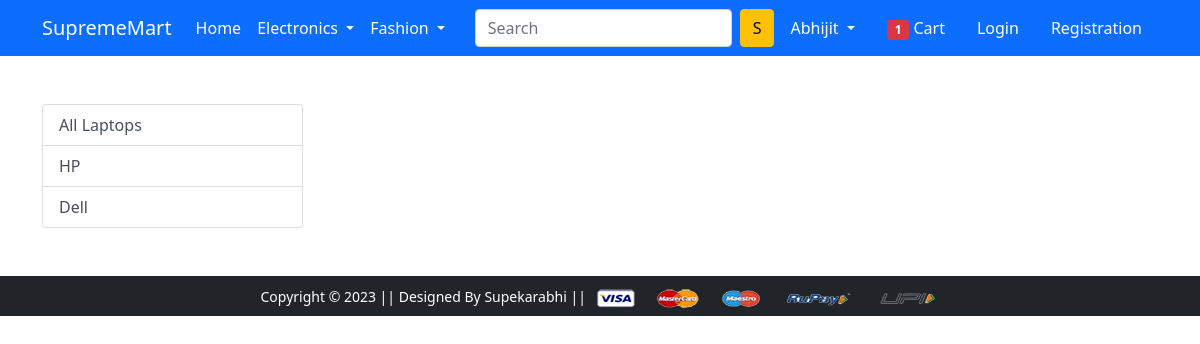
The app's page /laptop/, older data.
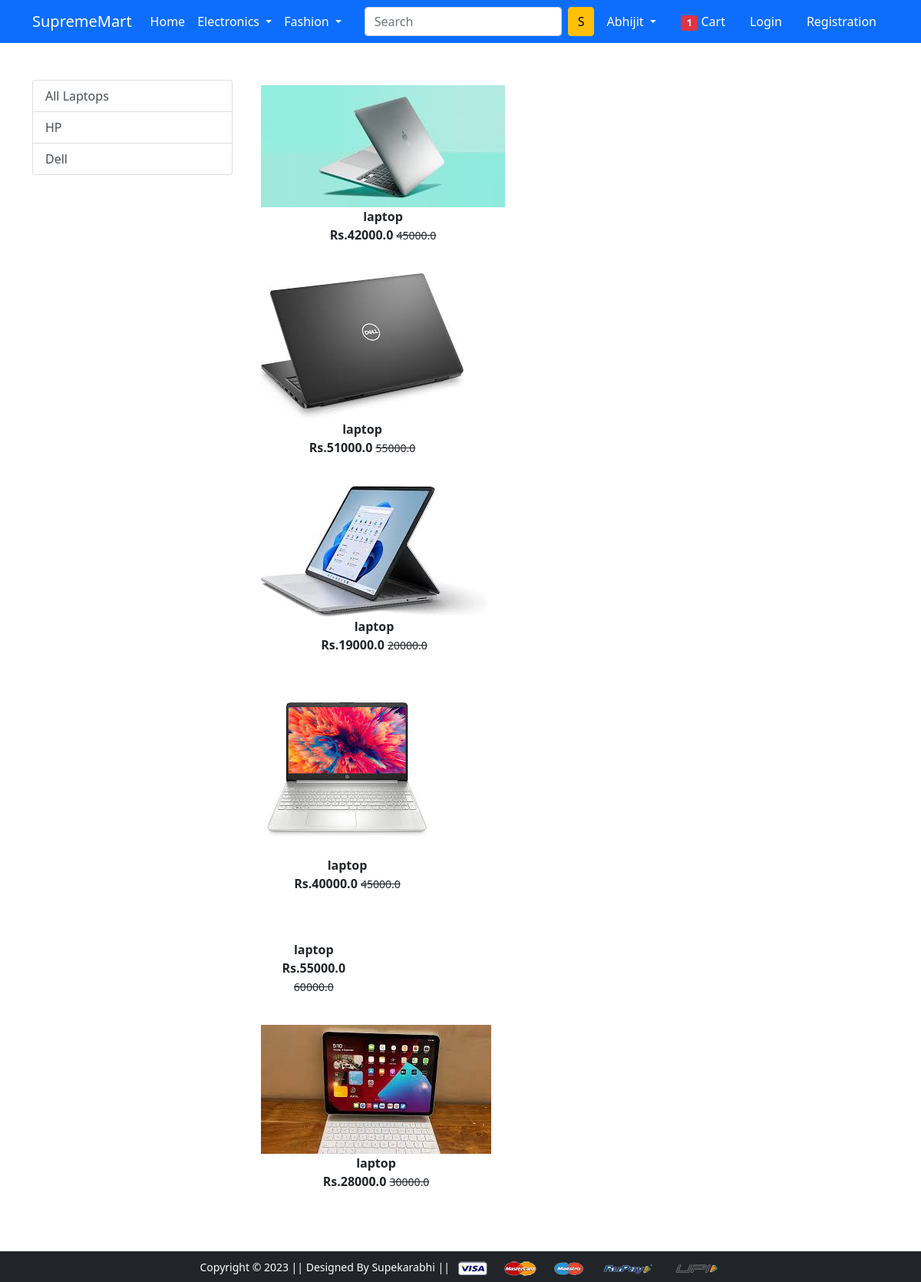
The same page, newer data.
### app/models.py (models this page shows, shortened)
class Product(models.Model):
    title=models.CharField(max_length=100)
    selling_price=models.FloatField()
    discounted_price=models.FloatField()
    description=models.TextField()
    brand=models.CharField(max_length=100)
    category=models.CharField(choices=CATEGORY_CHOICES,max_length=2)
    product_image=models.ImageField(upload_to='productimg')

### app/views.py (the view)
# urls.py: path('laptop/',views.laptop,name='laptop'),
def laptop(request,data=None):
 if data==None:
  laptops=Product.objects.filter(category='L')
 elif data=='hp' or data=='dell':
  laptops=Product.objects.filter(category='L').filter(brand=data)
 return render(request,'app/laptop.html',{'laptops':laptops})

### app/templates/app/laptop.html (shortened to what this page needs)
{% extends 'app/base.html' %}
{% load static %}
{% block main-content %}
<div class="container my-5">
 <div class="row">
  <div class="col-sm-3">
   <div class="list-group">
    <a href="{% url 'laptop' %}" class="list-group-item list-group-item-action" aria-current="true">All Laptops</a>
    <a href="{% url 'laptopdata' 'hp' %}" class="list-group-item list-group-item-action" aria-current="true">HP</a>
    <a href="{% url 'laptopdata' 'dell' %}" class="list-group-item list-group-item-action">Dell</a>
  </div>
  </div>
  <div class="col-sm-8">
   <div class="col-sm-8">
    {% for l in laptops %}
     <div class="col-sm-4 text-center mb-4">
      <a href="{% url 'product-detail' l.id %}"
      class="btn">
      <div clss="item">
        <img src="{{l.product_image.url}}" alt="" height="" class="">
        <div class="fw-bold">{{l.title}}</div>
        <div class="fw-bold">Rs.{{l.discounted_price}}
        <small class="fw-light text-decoration-line-through">{{l.selling_price}}</small></div>
        </div>
      </a>
    </div>
    {% endfor %}
  </div>
  </div>
 </div>
</div>
{% endblock main-content %}

### app/templates/app/base.html (shortened to what this page needs)
<!doctype html>
{% load static %}
<html lang="en">
  <head>
    <link href="https://cdn.jsdelivr.net/npm/bootstrap@5.0.0-beta1/dist/css/bootstrap.min.css" rel="stylesheet">
    <link rel="stylesheet" href="{% static 'app/css/owl.carousel.min.css' %}">
    <link rel="stylesheet" href="{% static 'app/css/all.min.css' %}">
    <link rel="stylesheet" href="{% static 'app/css/style.css' %}">
  </head>
  <body>
    <nav class="navbar navbar-expand-lg navbar-dark bg-primary">
     <div class="container">
       <a class="navbar-brand" href="/">SupremeMart</a>
       <div class="collapse navbar-collapse" id="navbarSupportedContent">
         <ul class="navbar-nav me-auto mb-2 mb-lg-0">
           <li class="nav-item">
             <a class="nav-link active" aria-current="page" href="/">Home</a>
           </li>
           <li class="nav-item dropdown">
             <a class="nav-link dropdown-toggle text-white" href="#" id="electronicsDropdown" role="button" data-bs-toggle="dropdown" aria-expanded="false">
               Electronics
             </a>
           </li>
           <li class="nav-item dropdown">
             <a class="nav-link dropdown-toggle text-white" href="#" id="fashionDropdown" role="button" data-bs-toggle="dropdown" aria-expanded="false">
               Fashion
             </a>
           </li>
         </ul>
         <form class="d-flex">
           <input class="form-control me-2" type="search" placeholder="Search" aria-label="Search">
           <button class="btn btn-warning" type="submit">S</button>
         </form>
         <div>
          <ul class="navbar-nav me-auto mb-2 mb-lg-0">
           <li class="nav-item dropdown mx-2">
              <a class="nav-link dropdown-toggle text-white" href="#" id="profileDropdown" role="button" data-bs-toggle="dropdown" aria-expanded="false">
                Abhijit
              </a>
            </li>
            <li class="nav-item mx-2">
             <a href="{% url 'add-to-cart' %}" class="nav-link text-white"><span class="badge bg-danger">1</span> Cart </a>
            </li>
            <li class="nav-item mx-2">
             <a href="{% url 'login' %}" class="nav-link text-white">Login</a>
            </li>
            <li class="nav-item mx-2">
             <a href="{% url 'customerregistration' %}" class="nav-link text-white">Registration</a>
            </li>
          </ul>
         </div>
       </div>
     </div>
    </nav>
    {% block main-content %} {% endblock main-content %}
    <footer class="container-fluid bg-dark text-center p-2 mt-5">
        <small class="text-white">Copyright &copy; 2023 || Designed By Supekarabhi || </small>
        <img src="{% static 'app/images/payment.png' %}" alt="" srcset="" class="img-fluid" height="2px">
    </footer>
  </body>
</html>

Row changes from the older to the newer data that the page shows:
added Product: product_image (picture), title "laptop", discounted_price "42000.0", selling_price "45000.0"
added Product: product_image (picture), title "laptop", discounted_price "51000.0", selling_price "55000.0"
added Product: product_image (picture), title "laptop", discounted_price "19000.0", selling_price "20000.0"
added Product: product_image (picture), title "laptop", discounted_price "40000.0", selling_price "45000.0"
added Product: title "laptop", discounted_price "55000.0", selling_price "60000.0"
added Product: product_image (picture), title "laptop", discounted_price "28000.0", selling_price "30000.0"
